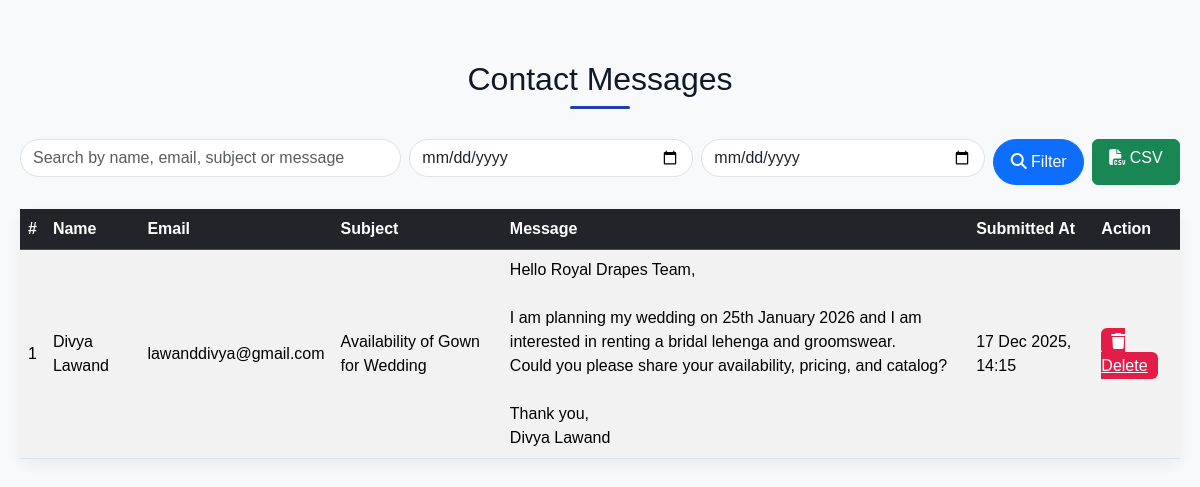
The app's page /admin_messages.php with its own data.
### tables this page shows
CREATE TABLE `contact_messages` (
  `id` int(11) NOT NULL,
  `name` varchar(100) DEFAULT NULL,
  `email` varchar(100) DEFAULT NULL,
  `subject` varchar(255) DEFAULT NULL,
  `message` text DEFAULT NULL,
  `submitted_at` timestamp NOT NULL DEFAULT current_timestamp()
);

### admin_messages.php (the view, shortened to what this page needs)
<?php
include __DIR__ . '/../includes/db.php';
$where = ["1"];
$search = isset($_GET['search']) ? mysqli_real_escape_string($conn, $_GET['search']) : '';
$from = isset($_GET['from']) ? $_GET['from'] : '';
$to = isset($_GET['to']) ? $_GET['to'] : '';
$where_sql = implode(' AND ', $where);
$res = mysqli_query($conn, "SELECT * FROM contact_messages WHERE $where_sql ORDER BY submitted_at DESC");
?>
<!DOCTYPE html>
<html lang="en">
<head>
<link href="https://cdn.jsdelivr.net/npm/bootstrap@5.3.2/dist/css/bootstrap.min.css" rel="stylesheet">
<link rel="stylesheet" href="https://cdnjs.cloudflare.com/ajax/libs/font-awesome/6.5.0/css/all.min.css">
</head>
<body>
<div class="container-main">
    <h2>Contact Messages</h2>
    <form method="GET" class="row g-2 filter-form mb-4">
        <div class="col-md-4">
            <input type="text" name="search" class="form-control" placeholder="Search by name, email, subject or message" value="<?= htmlspecialchars($search) ?>">
        </div>
        <div class="col-md-3">
            <input type="date" name="from" class="form-control" value="<?= htmlspecialchars($from) ?>">
        </div>
        <div class="col-md-3">
            <input type="date" name="to" class="form-control" value="<?= htmlspecialchars($to) ?>">
        </div>
        <div class="col-md-2 d-flex gap-2">
            <button type="submit" class="btn btn-primary flex-fill"><i class="fa-solid fa-magnifying-glass"></i> Filter</button>
            <a href="admin_messages.php?export=csv" class="btn btn-success flex-fill"><i class="fa-solid fa-file-csv"></i> CSV</a>
        </div>
    </form>
    <?php if(mysqli_num_rows($res) == 0): ?>
        <div class="alert alert-info text-center">No messages found.</div>
    <?php else: ?>
        <table class="table table-hover table-striped">
            <thead class="table-dark">
                <tr>
                    <th>#</th>
                    <th>Name</th>
                    <th>Email</th>
                    <th>Subject</th>
                    <th>Message</th>
                    <th>Submitted At</th>
                    <th>Action</th>
                </tr>
            </thead>
            <tbody>
                <?php $i=1; mysqli_data_seek($res,0); while($row = mysqli_fetch_assoc($res)): ?>
                    <tr>
                        <td><?= $i++ ?></td>
                        <td><?= htmlspecialchars($row['name']) ?></td>
                        <td><?= htmlspecialchars($row['email']) ?></td>
                        <td><?= htmlspecialchars($row['subject']) ?></td>
                        <td><?= nl2br(htmlspecialchars($row['message'])) ?></td>
                        <td><?= date("d M Y, H:i", strtotime($row['submitted_at'])) ?></td>
                        <td>
                            <a href="?delete=<?= $row['id'] ?>" onclick="return confirm('Are you sure you want to delete this message?');" class="delete-btn"><i class="fa-solid fa-trash"></i> Delete</a>
                        </td>
                    </tr>
                <?php endwhile; ?>
            </tbody>
        </table>
    <?php endif; ?>
</div>
</body>
</html>

### admin_messages.php (style rules this page uses)
body { font-family:'Poppins', sans-serif; background:#f8f9fa; margin:0; }
.container-main { max-width:1200px; margin:40px auto; padding:20px; }
h2 { text-align:center; margin-bottom:30px; color:#111827; position: relative; }
h2::after { content:""; width:60px; height:3px; background:#1e40af; display:block; margin:8px auto 0; border-radius:2px; }
.table { background:#fff; border-radius:12px; box-shadow:0 6px 18px rgba(0,0,0,0.06); }
.table th, .table td { vertical-align: middle !important; }
.delete-btn { color:#fff; background:#e11d48; border:none; border-radius:6px; padding:5px 10px; transition:0.3s; }
.filter-form .form-control { border-radius:50px; margin-bottom:8px; }
.filter-form button { border-radius:50px; }

### records on screen
contact_messages: name "Divya Lawand", email "lawanddivya@gmail.com", subject "Availability of Gown for Wedding", message "Hello Royal Drapes Team, I am planning my wedding on 25th January 2026 and I am interested in renting a bridal lehenga and groomswear. Could you please share your availability, pricing, and catalog? Thank you, Divya Lawand", submitted_at "17 Dec 2025, 14:15"
